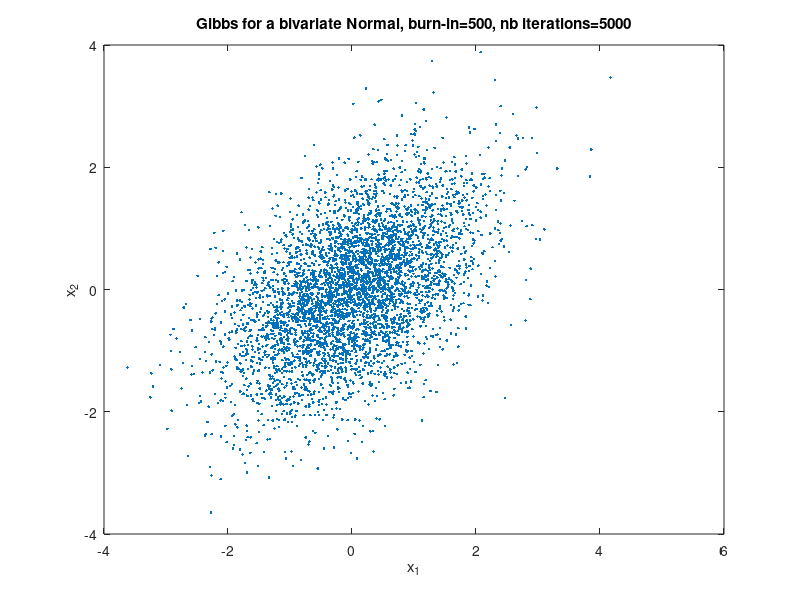
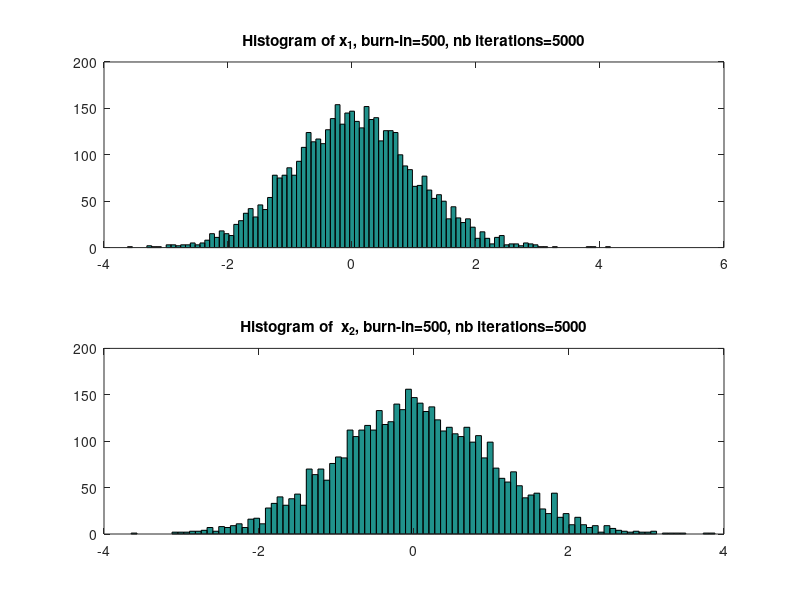
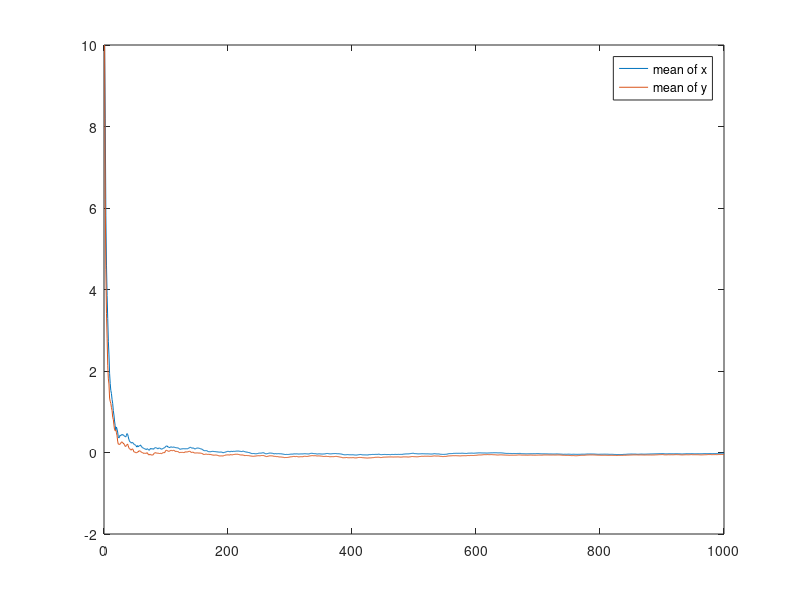

Recreate these plots in MATLAB, in order.
% %%%%%%%%%%%%%%%%%%%%%%%%%%%%%%%%%%%%%%%%%%%%%%%%%%%%%%%%%%%%%%%%%%%%%%%%%
close all
clear all
%%
n       = 5000;  % nb of iterations
m       = 500;   % burn in
rho     = 0.5; 
xgibbs  = zeros(2,n);   % xgibbs is a 2*n matrix, the first row of the matrix
                        % will contain the generated x's while the second will contain the y's
y       = [0;0];
sig     = sqrt(1-rho^2);%variance

%% ALGO

% Initial point.
xgibbs(:,1) = [10,10]; 

% Start the chain.
for i=2:n
     %Iteration i: sampling of x1(iteration i) given x2(iteration i-1) 
     mu = y(1)+rho*(xgibbs(2,i-1)-y(2));    % mean 
     xgibbs(1,i) = mu+sig*randn(1);         % sampling
     
     %Iteration i: sampling of x2(iteration i) given x1(iteration i)
     mu = y(2)+rho*(xgibbs(1,i)-y(1));
     xgibbs(2,i) = mu+sig*randn(1);  
end


%% Vizualisation
figure(1); 
plot(xgibbs(1,m+1:n), xgibbs(2,m+1:n), '.' );
xlabel('x_1');ylabel('x_2');
title(['Gibbs for a bivariate Normal, burn-in=' num2str(m) ', nb iterations=' num2str(n) ])  

figure (2);
subplot(2,1,1); hist(xgibbs(1,m+1:n),100);
title(['Histogram of x_1, burn-in=' num2str(m) ', nb iterations=' num2str(n) ])
subplot(2,1,2); hist(xgibbs(2,m+1:n),100);
title(['Histogram of  x_2, burn-in=' num2str(m) ', nb iterations=' num2str(n) ]);

x1 = xgibbs(1,:);
x2 = xgibbs(2,:);
xbar_1 = zeros(1,n);
xbar_2 = zeros(1,n);

for i = 1:n
    xbar_1(i) = mean(x1(1:i));
    xbar_2(i) = mean(x2(1:i));
end
figure;
plot(1:1000, xbar_1(1:1000))
hold on 
plot(1:1000, xbar_2(1:1000))
legend('mean of x','mean of y')

muhat = mean(xgibbs(:,m+1:n),2)
sigmahat = cov(xgibbs(:,m+1:n)')